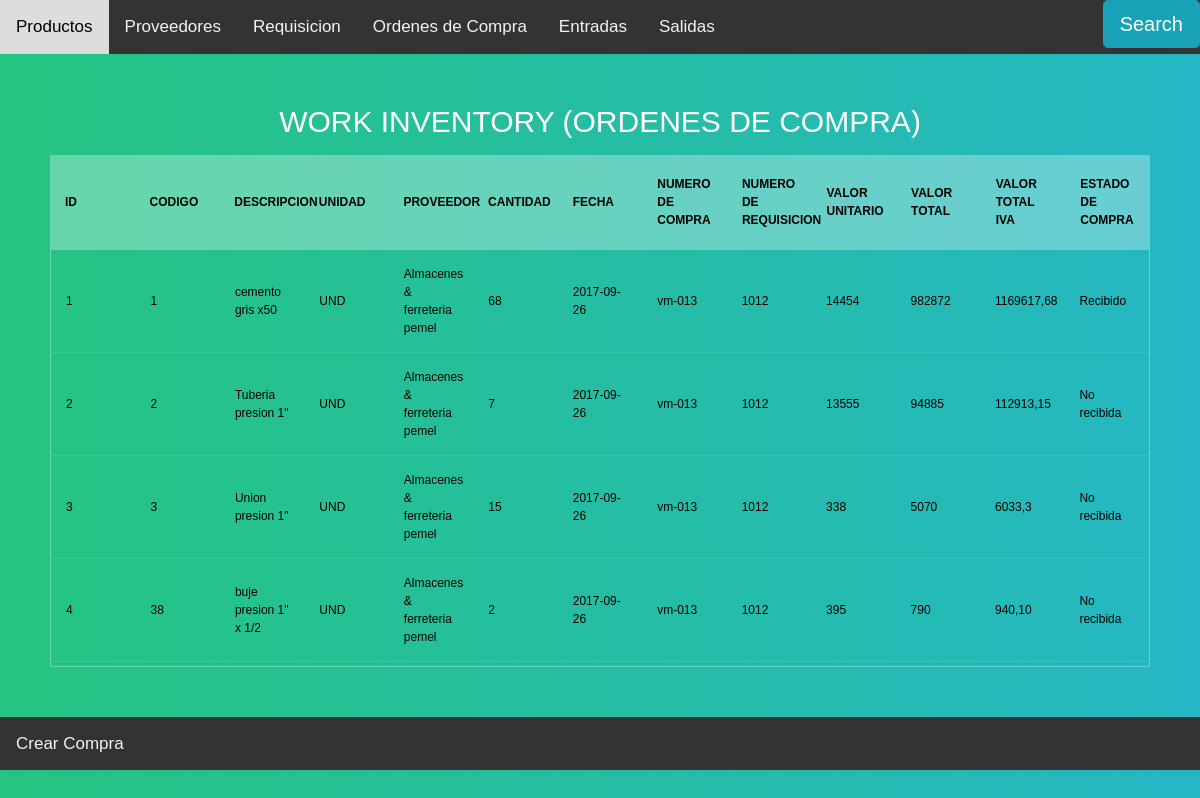
Screenshot of /Buy_Order with the database file from the repository.
### models.py (models this page shows)
class Products(db.Model):
    __tablename__="Products"
    Identifier = db.Column(db.String(100), primary_key=True)
    Description = db.Column(db.String(100))
    Units= db.Column(db.String(100))
    Tickets_now = db.Column(db.Integer, default = 0)
    Departures_now = db.Column(db.Integer, default = 0)
    balance_now  = db.Column(db.Integer, default = 0)
    Ticket = db.relationship('Tickets', backref='Products')
    Departures = db.relationship('Departures', backref='Products')
    Requisition = db.relationship('Requisition', backref='Products')
    Buy_order = db.relationship('Buy_order', backref='Products')

class Provider(db.Model):
    __tablename__="Provider"
    Identifier = db.Column(db.String(100), primary_key=True)
    Name = db.Column(db.String(100))
    Ced = db.Column(db.String(100))
    Address = db.Column(db.String(100))
    Buy_Order= db.relationship('Buy_order', backref='Provider')
    Requisition= db.relationship('Requisition', backref='Provider')
    Entrada = db.relationship('Tickets')

class Buy_order(db.Model):
    __tablename__="Buy_order"
    id= db.Column(db.Integer, autoincrement=True,primary_key=True)
    date = db.Column(db.String(100))
    Value_U = db.Column(db.Integer)
    Value_T = db.Column(db.Integer)
    Value_T_Iva = db.Column(db.Float)
    N_compra = db.Column(db.String(100))
    State = db.Column(db.String(100), default = "No recibida")
    Products_id = db.Column(db.String(255), db.ForeignKey('Products.Identifier'))
    Provider_id = db.Column(db.String(255), db.ForeignKey('Provider.Identifier'))
    Requisition = db.Column(db.String(255), db.ForeignKey('Requisition.N_Requisition'))

### app.py (the view, shortened to what this page needs)
@app.route('/Buy_Order', methods=['GET','POST'])
def Buy_Order_table():
    search_form = forms.Search(request.form)
    if request.method == 'GET':
        Orders = {}
        for ID,date,N_Compra,Value_U,Value_T,Value_T_Iva,State,Product_id,Provider_id,Requisition_id in  db.session.query(Buy_order.id,
                                                                                                                Buy_order.date,
                                                                                                                Buy_order.N_compra,
                                                                                                                Buy_order.Value_U,
                                                                                                                Buy_order.Value_T,
                                                                                                                Buy_order.Value_T_Iva,
                                                                                                                Buy_order.State,
                                                                                                                Buy_order.Products_id,
                                                                                                                Buy_order.Provider_id,
                                                                                                                Buy_order.Requisition):
                New_Requisition= Requisition.query.filter_by(N_Requisition=Requisition_id).all()
                Product = Products.query.filter_by(Identifier=Product_id).first()
                Provider_v = Provider.query.filter_by(Identifier=Provider_id).first()
                for R in New_Requisition:
                    if(R.Products_id == Product.Identifier):
                        Temp = {}
                        Temp['ID'] = ID
                        Temp['Date'] = date
                        Temp['Amount'] = R.amount
                        Temp['Number_Compra'] = N_Compra
                        Temp['Value_U'] = Value_U
                        Temp['Value_T'] = Value_T
                        Temp['Value_T_Iva'] = Value_T_Iva
                        Temp['Requisition'] = Requisition_id
                        Temp['Ident'] = Product.Identifier
                        Temp['Name'] = Provider_v.Name
                        Temp['Ced'] = Provider_v.Ced
                        Temp['Address'] = Provider_v.Address
                        Temp['Units'] = Product.Units
                        Temp['Description'] = Product.Description
                        Temp['State'] = State
                        Orders[ID] = Temp
        return render_template('Buy_Order.html',Inventory = Orders, form=search_form)

### templates/Buy_Order.html (shortened to what this page needs)
{% extends  'Header.html'%}
{% block search %}
<div class="topnav-right">
<button type="button"  class="btn btn-info btn-lg" data-toggle="modal" data-target="#myModal">Search</button>
  {% from "_macro.html" import render %}
</div>
{% endblock %}
{% block content %}
      <section>
    <h1>Work inventory  (Ordenes de compra) </h1>
    <div class="tbl-header">
      <table cellpadding="0" cellspacing="0" border="0">
        <thead>
          <tr>
            <tr >
              <th class="cell100 column1">ID</th>
              <th class="cell100 column1">Codigo</th>
              <th class="cell100 column3">Descripcion</th>
              <th class="cell100 column3">Unidad</th>
              <th class="cell100 column1">Proveedor</th>
              <th class="cell100 column3">Cantidad</th>
              <th class="cell100 column3">Fecha</th>
              <th class="cell100 column3">Numero de compra</th>
              <th class="cell100 column3">Numero de requisicion</th>
              <th class="cell100 column3">Valor Unitario</th>
              <th class="cell100 column3">Valor total</th>
              <th class="cell100 column3">Valor total iva</th>
              <th class="cell100 column3">Estado de compra</th>
          </tr>
        </thead>
      </table>
    </div>
    <div class="tbl-content">
      <table cellpadding="0" cellspacing="0" border="0">
        <tbody>
            {% for key in Inventory.keys() %}
              <tr>
                <td>{{Inventory[key]['ID']}}</td>
                <td>{{Inventory[key]['Ident']}}</td>
                <td>{{Inventory[key]['Description']}}</td>
                <td>{{Inventory[key]['Units']}}</td>
                <td>{{Inventory[key]['Name']}}</td>
                <td>{{Inventory[key]['Amount']}}</td>
                <td>{{Inventory[key]['Date']}}</td>
                <td>{{Inventory[key]['Number_Compra']}}</td>
                <td>{{Inventory[key]['Requisition']}}</td>
                <td>{{Inventory[key]['Value_U']}}</td>
                <td>{{Inventory[key]['Value_T']}}</td>
                <td>{{Inventory[key]['Value_T_Iva']}}</td>
                <td>{{Inventory[key]['State']}}</td>
              </tr>
            {% endfor %}
        </tbody>
      </table>
    </div>
  </section>
{% endblock %}
  {% block footer %}
  <div class="topnav">
    <a href="http://127.0.0.1:8888/Create_Buy_Order">Crear Compra</a>
    </div>
  {% endblock%}

### templates/Header.html (shortened to what this page needs)
<!DOCTYPE html>
<html lang="en">
<head>
	<link rel="stylesheet" href="https://maxcdn.bootstrapcdn.com/bootstrap/4.0.0/css/bootstrap.min.css">
</head>
<body>
    <div class="topnav">
      <a href="http://127.0.0.1:8888/Products">Productos</a>
			<a href="http://127.0.0.1:8888/Provider">Proveedores</a>
			<a href="http://127.0.0.1:8888/Requisition">Requisicion</a>
			<a href="http://127.0.0.1:8888/Buy_Order">Ordenes de Compra</a>
      <a href="http://127.0.0.1:8888/Tickets">Entradas</a>
      <a  href="http://127.0.0.1:8888/Despartures">Salidas</a>
  		{% block search %}
			{% endblock %}
  </div>
		{% block content %}
		{% endblock %}
		{%  block footer %}
		{% endblock %}
  </body>
	</html>

### templates/Header.html (style rules this page uses)
h1 { font-size: 30px; color: #fff; text-transform: uppercase; font-weight: 300; text-align: center; margin-bottom: 15px; }
table { width:100%; table-layout: fixed; }
.tbl-header { background-color: rgba(255,255,255,0.3); }
.tbl-content { height: 418px; overflow-x:auto; margin-top: 0px; border: 1px solid rgba(255,255,255,0.3); }
th { padding: 20px 15px; text-align: left; font-weight: 600; font-size: 12px; color: #000000; text-transform: uppercase; }
td { padding: 15px; text-align: left; vertical-align:middle; font-weight: 500; font-size: 12px; color: #000000; border-bottom: solid 1px rgba(255,255,255,0.1); }
body { background: -webkit-linear-gradient(left, #25c481, #25b7c4); background: linear-gradient(to right, #25c481, #25b7c4); font-family: 'Roboto', sans-serif; }
section { margin: 50px; }
body { margin: 0; font-family: Arial, Helvetica, sans-serif; }
.topnav { overflow: hidden; background-color: #333; }
.topnav a { float: left; color: #f2f2f2; text-align: center; padding: 14px 16px; text-decoration: none; font-size: 17px; }
.topnav-right { float: right; }

### rows the page displays
Products: Description "cemento gris x50", Units "UND"
Provider: Name "Almacenes & ferreteria pemel" "Almacenes & ferreteria pemel" "Almacenes & ferreteria pemel" "Almacenes & ferreteria pemel"
Buy_order: date "2017-09-26", N_compra "vm-013", Requisition "1012", Value_U "14454", Value_T "982872", Value_T_Iva "1169617,68", State "Recibido"
Products: Description "Tuberia presion 1\"", Units "UND"
Buy_order: date "2017-09-26", N_compra "vm-013", Requisition "1012", Value_U "13555", Value_T "94885", Value_T_Iva "112913,15", State "No recibida"
Products: Description "Union presion 1\"", Units "UND"
Buy_order: date "2017-09-26", N_compra "vm-013", Requisition "1012", Value_U "338", Value_T "5070", Value_T_Iva "6033,3", State "No recibida"
Products: Identifier "38", Description "buje presion 1\" x 1/2", Units "UND"
Buy_order: date "2017-09-26", N_compra "vm-013", Requisition "1012", Value_U "395", Value_T "790", Value_T_Iva "940,10", State "No recibida"

### other values shown
{{ Inventory[key]['ID'] }} "1" "2" "3" "4"
{{ Inventory[key]['Ident'] }} "1" "2" "3"
{{ Inventory[key]['Amount'] }} "68" "7" "15" "2"
